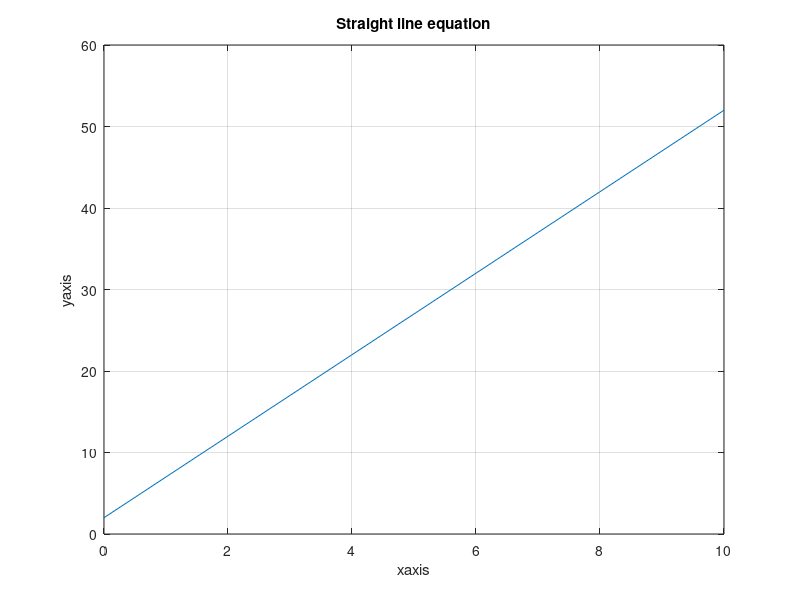

Write the MATLAB code that produced this figure.
# Plot y = mx + c ; m and c can be assumed to any constant

x = 0: 1: 10;
m = 5;
c= 2;
y = m*x + c;
plot(x,y);
title('straight line equation');
title('Straight line equation');
xlabel('xaxis')
ylabel('yaxis')
grid
